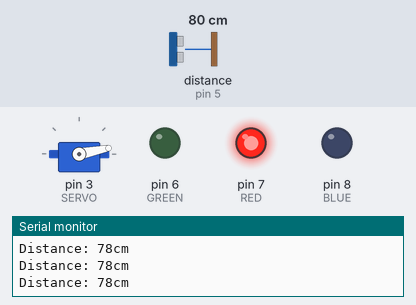
Bench run of a sketch on a simulated Arduino Uno, built with avr-gcc and run on an emulated ATmega328P. On the bench: servo, output pins drawn as LEDs (lit = HIGH), the last lines printed to the serial monitor. Wiring (inferred from the names in the program): ultrasonic range finder: trigger pin 4; echo pin 5. The inputs (shaded band) are chosen by the test bench; at power-on: distance to the obstacle (sensor on pin 5) 80 cm. The echo pulse lasts 58.3 µs per cm; pins used as bus, display or sensor lines are not drawn.

Above: at 1.25 s.
1.3 s: distance to the obstacle (sensor on pin 5) set to 198 cm
4.3 s: distance to the obstacle (sensor on pin 5) set to 207 cm
At 4.45 s:
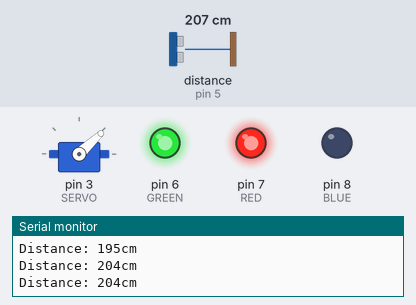
7.3 s: distance to the obstacle (sensor on pin 5) set to 2 cm
At 7.45 s:
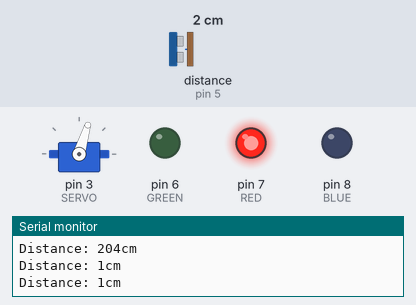
10.3 s: distance to the obstacle (sensor on pin 5) set to 250 cm
At 10.45 s:
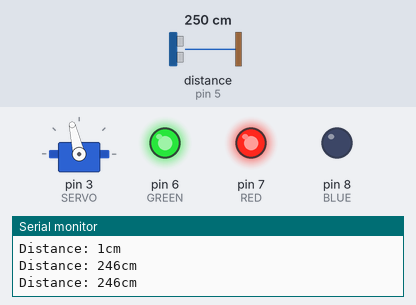
13.3 s: distance to the obstacle (sensor on pin 5) set to 4 cm
At 13.45 s:
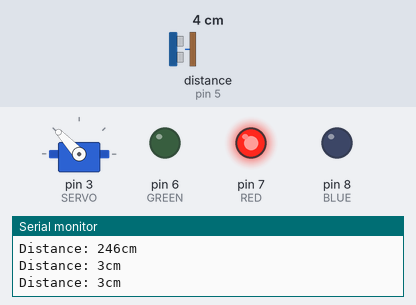
16.3 s: distance to the obstacle (sensor on pin 5) set to 299 cm
At 16.45 s:
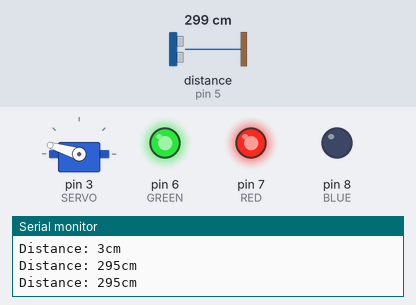
Timing chart, 0 to 27.8 s (numbered marks = the images above; inputs shaded):
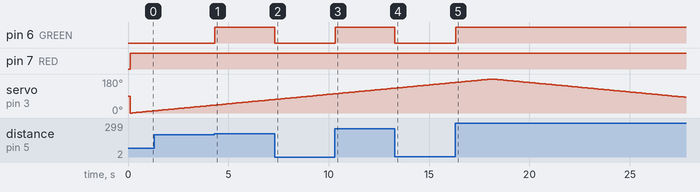

Measured:
- the behaviour switches between 202 and 203 cm on distance to the obstacle (sensor on pin 5) (found by bisection; images 0 and 1)
- after the input at 4.3 s, pin 6 (GREEN): LOW → HIGH at once
- after the input at 7.3 s, pin 6 (GREEN): HIGH → LOW at once
- after the input at 10.3 s, pin 6 (GREEN): LOW → HIGH at once
- after the input at 13.3 s, pin 6 (GREEN): HIGH → LOW at once
- after the input at 16.3 s, pin 6 (GREEN): LOW → HIGH at once
- by itself, servo on pin 3 (SERVO): rises from 161° to 180° in 1.8 s, then falls to 84° in 9.6 s

The sketch:

ArduinoRadar.ino
```cpp
#include <Servo.h>
#define SERVO 3
#define SERVODELAY 100
#define TRIGGER 4
#define ECHO 5
#define RED 7
#define GREEN 6
#define BLUE 8

Servo servo;
unsigned int servoPos = 0;
bool servoDirection = true;
unsigned long previousMillisServo = 0;


void setup() {
  // put your setup code here, to run once:
  Serial.begin(9600);
  servo.attach(SERVO);
  pinMode(TRIGGER,OUTPUT);
  pinMode(ECHO,INPUT);
  pinMode(RED,OUTPUT);
  pinMode(GREEN,OUTPUT);
  pinMode(BLUE,OUTPUT);
  digitalWrite(TRIGGER,LOW);
}

void moveServo() {
  servo.write(servoPos);
  if (servoDirection) {
    if (++servoPos == 180) servoDirection = false;
  }
  else {
    if (--servoPos == 0) servoDirection = true;
  }
}

unsigned long sensorDistance() {
  digitalWrite(TRIGGER, HIGH);
  delayMicroseconds(10);
  digitalWrite(TRIGGER, LOW);
  unsigned long t = pulseIn(ECHO, HIGH);
  return t/59;
}

void loop() {
  // put your main code here, to run repeatedly:
  unsigned long currentMillis = millis();
  if (currentMillis - previousMillisServo >= SERVODELAY) {
    previousMillisServo = currentMillis;
    moveServo();
    unsigned long d = sensorDistance();
    if (d < 200) {
      digitalWrite(RED,HIGH);
      digitalWrite(GREEN,LOW);
      digitalWrite(BLUE,LOW);
    }
    else if (d < 500) {
      digitalWrite(RED,HIGH);
      digitalWrite(GREEN,HIGH);
      digitalWrite(BLUE,LOW);
    }
    else if (d < 800) {
      digitalWrite(RED,LOW);
      digitalWrite(BLUE,HIGH);
      digitalWrite(GREEN,HIGH);
    }
    else {
      digitalWrite(GREEN,HIGH);
      digitalWrite(BLUE,LOW);
      digitalWrite(RED,LOW);
    }
    Serial.print("Distance: ");
    Serial.print(d);
    Serial.print("cm\n");
  }
}
```
